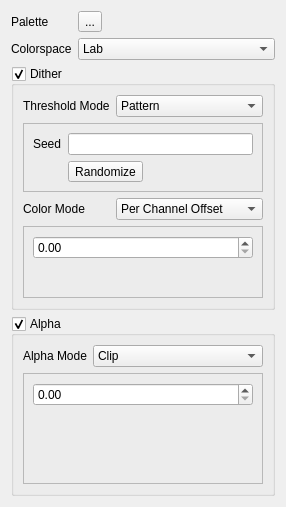
<?xml version="1.0" encoding="UTF-8"?>
<ui version="4.0">
 <class>Palettize</class>
 <widget class="QWidget" name="Palettize">
  <property name="geometry">
   <rect>
    <x>0</x>
    <y>0</y>
    <width>286</width>
    <height>507</height>
   </rect>
  </property>
  <property name="windowTitle">
   <string>Palettize</string>
  </property>
  <layout class="QFormLayout" name="formLayout">
   <item row="0" column="0">
    <widget class="QLabel" name="paletteLabel">
     <property name="sizePolicy">
      <sizepolicy hsizetype="Fixed" vsizetype="Preferred">
       <horstretch>0</horstretch>
       <verstretch>0</verstretch>
      </sizepolicy>
     </property>
     <property name="text">
      <string>Palette</string>
     </property>
     <property name="buddy">
      <cstring>paletteIconWidget</cstring>
     </property>
    </widget>
   </item>
   <item row="0" column="1">
    <widget class="KisIconWidget" name="paletteIconWidget">
     <property name="text">
      <string>...</string>
     </property>
    </widget>
   </item>
   <item row="1" column="0">
    <widget class="QLabel" name="colorspaceLabel">
     <property name="text">
      <string>Colorspace</string>
     </property>
     <property name="buddy">
      <cstring>colorspaceComboBox</cstring>
     </property>
    </widget>
   </item>
   <item row="1" column="1">
    <widget class="QComboBox" name="colorspaceComboBox">
     <item>
      <property name="text">
       <string>Lab</string>
      </property>
     </item>
     <item>
      <property name="text">
       <string>RGB</string>
      </property>
     </item>
    </widget>
   </item>
   <item row="3" column="0" colspan="2">
    <widget class="QGroupBox" name="ditherGroupBox">
     <property name="title">
      <string>Dither</string>
     </property>
     <property name="checkable">
      <bool>true</bool>
     </property>
     <layout class="QFormLayout" name="formLayout_3">
      <item row="1" column="0">
       <widget class="QLabel" name="thresholdModeLabel">
        <property name="sizePolicy">
         <sizepolicy hsizetype="Fixed" vsizetype="Preferred">
          <horstretch>0</horstretch>
          <verstretch>0</verstretch>
         </sizepolicy>
        </property>
        <property name="text">
         <string>Threshold Mode</string>
        </property>
        <property name="buddy">
         <cstring>thresholdModeComboBox</cstring>
        </property>
       </widget>
      </item>
      <item row="1" column="1">
       <widget class="QComboBox" name="thresholdModeComboBox">
        <item>
         <property name="text">
          <string>Pattern</string>
         </property>
        </item>
        <item>
         <property name="text">
          <string>Noise</string>
         </property>
        </item>
       </widget>
      </item>
      <item row="2" column="0" colspan="2">
       <widget class="QStackedWidget" name="thresholdModeStackedWidget">
        <property name="sizePolicy">
         <sizepolicy hsizetype="Preferred" vsizetype="Preferred">
          <horstretch>0</horstretch>
          <verstretch>0</verstretch>
         </sizepolicy>
        </property>
        <property name="frameShape">
         <enum>QFrame::StyledPanel</enum>
        </property>
        <property name="currentIndex">
         <number>1</number>
        </property>
        <property name="prefix" stdset="0">
         <string>Amount:  </string>
        </property>
        <widget class="QWidget" name="patternWidget">
         <layout class="QFormLayout" name="formLayout_2">
          <item row="0" column="0">
           <widget class="QLabel" name="patternLabel">
            <property name="sizePolicy">
             <sizepolicy hsizetype="Fixed" vsizetype="Preferred">
              <horstretch>0</horstretch>
              <verstretch>0</verstretch>
             </sizepolicy>
            </property>
            <property name="text">
             <string>Pattern</string>
            </property>
            <property name="buddy">
             <cstring>patternIconWidget</cstring>
            </property>
           </widget>
          </item>
          <item row="0" column="1">
           <widget class="KisIconWidget" name="patternIconWidget">
            <property name="text">
             <string>...</string>
            </property>
           </widget>
          </item>
          <item row="1" column="0">
           <widget class="QLabel" name="patternValueModeLabel">
            <property name="text">
             <string>Value Mode</string>
            </property>
            <property name="buddy">
             <cstring>patternValueModeComboBox</cstring>
            </property>
           </widget>
          </item>
          <item row="1" column="1">
           <widget class="QComboBox" name="patternValueModeComboBox">
            <item>
             <property name="text">
              <string>Auto</string>
             </property>
            </item>
            <item>
             <property name="text">
              <string>Lightness</string>
             </property>
            </item>
            <item>
             <property name="text">
              <string>Alpha</string>
             </property>
            </item>
           </widget>
          </item>
         </layout>
        </widget>
        <widget class="QWidget" name="noiseWidget">
         <layout class="QFormLayout" name="formLayout_5">
          <item row="0" column="0">
           <widget class="QLabel" name="noiseSeedLabel">
            <property name="text">
             <string>Seed</string>
            </property>
            <property name="buddy">
             <cstring>noiseSeedLineEdit</cstring>
            </property>
           </widget>
          </item>
          <item row="0" column="1">
           <widget class="QLineEdit" name="noiseSeedLineEdit"/>
          </item>
          <item row="1" column="1">
           <widget class="QToolButton" name="noiseSeedRandomizeButton">
            <property name="text">
             <string>Randomize</string>
            </property>
            <property name="toolButtonStyle">
             <enum>Qt::ToolButtonTextOnly</enum>
            </property>
           </widget>
          </item>
         </layout>
        </widget>
       </widget>
      </item>
      <item row="3" column="0">
       <widget class="QLabel" name="colorModeLabel">
        <property name="sizePolicy">
         <sizepolicy hsizetype="Fixed" vsizetype="Preferred">
          <horstretch>0</horstretch>
          <verstretch>0</verstretch>
         </sizepolicy>
        </property>
        <property name="text">
         <string>Color Mode</string>
        </property>
        <property name="buddy">
         <cstring>colorModeComboBox</cstring>
        </property>
       </widget>
      </item>
      <item row="3" column="1">
       <widget class="QComboBox" name="colorModeComboBox">
        <item>
         <property name="text">
          <string>Per Channel Offset</string>
         </property>
        </item>
        <item>
         <property name="text">
          <string>Nearest Colors</string>
         </property>
        </item>
       </widget>
      </item>
      <item row="4" column="0" colspan="2">
       <widget class="QStackedWidget" name="colorModeStackedWidget">
        <property name="sizePolicy">
         <sizepolicy hsizetype="Preferred" vsizetype="Preferred">
          <horstretch>0</horstretch>
          <verstretch>0</verstretch>
         </sizepolicy>
        </property>
        <property name="frameShape">
         <enum>QFrame::StyledPanel</enum>
        </property>
        <property name="currentIndex">
         <number>0</number>
        </property>
        <widget class="QWidget" name="colorModePerChannelOffsetWidget">
         <layout class="QFormLayout" name="formLayout_8">
          <item row="0" column="0" colspan="2">
           <widget class="KisDoubleSliderSpinBox" name="offsetScaleSpinBox"/>
          </item>
         </layout>
        </widget>
        <widget class="QWidget" name="colorModeNearestColorWidget">
         <layout class="QFormLayout" name="formLayout_4">
          <item row="1" column="0" colspan="2">
           <widget class="KisSliderSpinBox" name="colorCountSpinBox"/>
          </item>
          <item row="0" column="0" colspan="2">
           <widget class="KisDoubleSliderSpinBox" name="spreadSpinBox"/>
          </item>
         </layout>
        </widget>
       </widget>
      </item>
     </layout>
    </widget>
   </item>
   <item row="5" column="0" colspan="2">
    <widget class="QGroupBox" name="alphaGroupBox">
     <property name="title">
      <string>Alpha</string>
     </property>
     <property name="checkable">
      <bool>true</bool>
     </property>
     <layout class="QGridLayout" name="gridLayout_9">
      <item row="0" column="0">
       <widget class="QLabel" name="alphaModeLabel">
        <property name="sizePolicy">
         <sizepolicy hsizetype="Fixed" vsizetype="Preferred">
          <horstretch>0</horstretch>
          <verstretch>0</verstretch>
         </sizepolicy>
        </property>
        <property name="text">
         <string>Alpha Mode</string>
        </property>
        <property name="buddy">
         <cstring>alphaModeComboBox</cstring>
        </property>
       </widget>
      </item>
      <item row="0" column="1">
       <widget class="QComboBox" name="alphaModeComboBox">
        <item>
         <property name="text">
          <string>Clip</string>
         </property>
        </item>
        <item>
         <property name="text">
          <string>Index</string>
         </property>
        </item>
        <item>
         <property name="text">
          <string>Use Dither</string>
         </property>
        </item>
       </widget>
      </item>
      <item row="1" column="0" colspan="2">
       <widget class="QStackedWidget" name="alphaModeStackedWidget">
        <property name="sizePolicy">
         <sizepolicy hsizetype="Preferred" vsizetype="Preferred">
          <horstretch>0</horstretch>
          <verstretch>0</verstretch>
         </sizepolicy>
        </property>
        <property name="frameShape">
         <enum>QFrame::StyledPanel</enum>
        </property>
        <property name="currentIndex">
         <number>0</number>
        </property>
        <property name="prefix" stdset="0">
         <string>Amount:  </string>
        </property>
        <widget class="QWidget" name="clipWidget">
         <layout class="QFormLayout" name="formLayout_7">
          <item row="0" column="0" colspan="2">
           <widget class="KisDoubleSliderSpinBox" name="alphaClipSpinBox"/>
          </item>
         </layout>
        </widget>
        <widget class="QWidget" name="indexWidget">
         <layout class="QFormLayout" name="formLayout_6">
          <item row="0" column="0" colspan="2">
           <widget class="KisSliderSpinBox" name="alphaIndexSpinBox"/>
          </item>
         </layout>
        </widget>
        <widget class="QWidget" name="ditherWidget"/>
       </widget>
      </item>
     </layout>
    </widget>
   </item>
  </layout>
 </widget>
 <customwidgets>
  <customwidget>
   <class>KisIconWidget</class>
   <extends>QToolButton</extends>
   <header location="global">kis_iconwidget.h</header>
  </customwidget>
  <customwidget>
   <class>KisDoubleSliderSpinBox</class>
   <extends>QDoubleSpinBox</extends>
   <header location="global">kis_slider_spin_box.h</header>
  </customwidget>
  <customwidget>
   <class>KisSliderSpinBox</class>
   <extends>QSpinBox</extends>
   <header location="global">kis_slider_spin_box.h</header>
  </customwidget>
 </customwidgets>
 <resources/>
 <connections>
  <connection>
   <sender>thresholdModeComboBox</sender>
   <signal>currentIndexChanged(int)</signal>
   <receiver>thresholdModeStackedWidget</receiver>
   <slot>setCurrentIndex(int)</slot>
   <hints>
    <hint type="sourcelabel">
     <x>264</x>
     <y>163</y>
    </hint>
    <hint type="destinationlabel">
     <x>229</x>
     <y>173</y>
    </hint>
   </hints>
  </connection>
  <connection>
   <sender>thresholdModeStackedWidget</sender>
   <signal>currentChanged(int)</signal>
   <receiver>thresholdModeComboBox</receiver>
   <slot>setCurrentIndex(int)</slot>
   <hints>
    <hint type="sourcelabel">
     <x>264</x>
     <y>246</y>
    </hint>
    <hint type="destinationlabel">
     <x>264</x>
     <y>163</y>
    </hint>
   </hints>
  </connection>
  <connection>
   <sender>colorModeComboBox</sender>
   <signal>currentIndexChanged(int)</signal>
   <receiver>colorModeStackedWidget</receiver>
   <slot>setCurrentIndex(int)</slot>
   <hints>
    <hint type="sourcelabel">
     <x>264</x>
     <y>278</y>
    </hint>
    <hint type="destinationlabel">
     <x>264</x>
     <y>331</y>
    </hint>
   </hints>
  </connection>
  <connection>
   <sender>colorModeStackedWidget</sender>
   <signal>currentChanged(int)</signal>
   <receiver>colorModeComboBox</receiver>
   <slot>setCurrentIndex(int)</slot>
   <hints>
    <hint type="sourcelabel">
     <x>264</x>
     <y>331</y>
    </hint>
    <hint type="destinationlabel">
     <x>264</x>
     <y>278</y>
    </hint>
   </hints>
  </connection>
  <connection>
   <sender>alphaModeComboBox</sender>
   <signal>currentIndexChanged(int)</signal>
   <receiver>alphaModeStackedWidget</receiver>
   <slot>setCurrentIndex(int)</slot>
   <hints>
    <hint type="sourcelabel">
     <x>168</x>
     <y>392</y>
    </hint>
    <hint type="destinationlabel">
     <x>162</x>
     <y>422</y>
    </hint>
   </hints>
  </connection>
  <connection>
   <sender>alphaModeStackedWidget</sender>
   <signal>currentChanged(int)</signal>
   <receiver>alphaModeComboBox</receiver>
   <slot>setCurrentIndex(int)</slot>
   <hints>
    <hint type="sourcelabel">
     <x>86</x>
     <y>422</y>
    </hint>
    <hint type="destinationlabel">
     <x>127</x>
     <y>398</y>
    </hint>
   </hints>
  </connection>
 </connections>
</ui>
